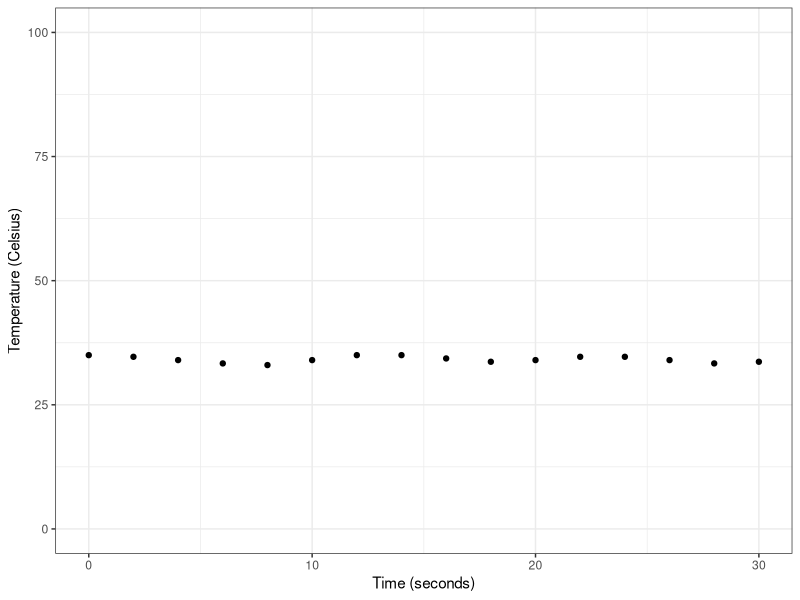

The R source for this figure:
## ---- chunk 1
# import the libraries to set up the data analysis
rm(list = ls())

library(dplyr)
library(here)
library(ggplot2)
## ---- chunk 2
# import the data
short_term <- read.csv(here("Data", "Shorttermtemptesting_1-25-23.csv"))

glimpse(short_term)
## ---- chunk 3
short_term_avg <- short_term %>% group_by(Time_sec) %>%
  summarise(meanTemp = mean(temperature))

# use new DF to create a time plot
ggplot(short_term_avg, aes(Time_sec, meanTemp))+
         geom_point()+
     xlab("Time (seconds)")+
     ylab("Temperature (Celsius)")+
     theme_bw()+
  ylim(0, 100)
